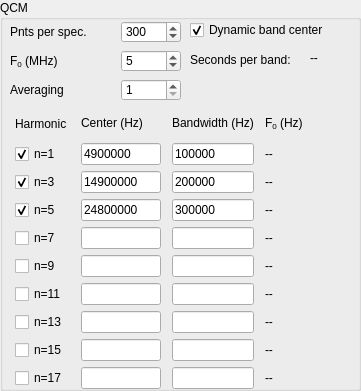
   <widget class="QGroupBox" name="qcm_box">
    <property name="enabled">
     <bool>true</bool>
    </property>
    <property name="geometry">
     <rect>
      <x>570</x>
      <y>10</y>
      <width>361</width>
      <height>391</height>
     </rect>
    </property>
    <property name="styleSheet">
     <string notr="true">QGroupBox#qcm_box{
border: 1px solid gray;
border-radius: 2px;
margin-top: 0.5em;
}

QGroupBox#qcm_box::title{
subcontrol-origin: margin;
left: 10px;
padding: 0 3px 0 3px;
}</string>
    </property>
    <property name="title">
     <string>QCM</string>
    </property>
    <widget class="QWidget" name="gridLayoutWidget_4">
     <property name="geometry">
      <rect>
       <x>10</x>
       <y>110</y>
       <width>343</width>
       <height>279</height>
      </rect>
     </property>
     <layout class="QGridLayout" name="qcm_n_grid">
      <item row="2" column="1">
       <widget class="QLineEdit" name="bc_n3">
        <property name="sizePolicy">
         <sizepolicy hsizetype="MinimumExpanding" vsizetype="Fixed">
          <horstretch>0</horstretch>
          <verstretch>0</verstretch>
         </sizepolicy>
        </property>
        <property name="maximumSize">
         <size>
          <width>80</width>
          <height>16777215</height>
         </size>
        </property>
        <property name="text">
         <string>14900000</string>
        </property>
        <property name="placeholderText">
         <string/>
        </property>
       </widget>
      </item>
      <item row="8" column="1">
       <widget class="QLineEdit" name="bc_n15">
        <property name="sizePolicy">
         <sizepolicy hsizetype="MinimumExpanding" vsizetype="Fixed">
          <horstretch>0</horstretch>
          <verstretch>0</verstretch>
         </sizepolicy>
        </property>
        <property name="maximumSize">
         <size>
          <width>80</width>
          <height>16777215</height>
         </size>
        </property>
       </widget>
      </item>
      <item row="9" column="1">
       <widget class="QLineEdit" name="bc_n17">
        <property name="sizePolicy">
         <sizepolicy hsizetype="MinimumExpanding" vsizetype="Fixed">
          <horstretch>0</horstretch>
          <verstretch>0</verstretch>
         </sizepolicy>
        </property>
        <property name="maximumSize">
         <size>
          <width>80</width>
          <height>16777215</height>
         </size>
        </property>
       </widget>
      </item>
      <item row="6" column="0">
       <widget class="QCheckBox" name="n11_on">
        <property name="sizePolicy">
         <sizepolicy hsizetype="Fixed" vsizetype="Fixed">
          <horstretch>0</horstretch>
          <verstretch>0</verstretch>
         </sizepolicy>
        </property>
        <property name="maximumSize">
         <size>
          <width>55</width>
          <height>16777215</height>
         </size>
        </property>
        <property name="text">
         <string>n=11</string>
        </property>
       </widget>
      </item>
      <item row="7" column="1">
       <widget class="QLineEdit" name="bc_n13">
        <property name="sizePolicy">
         <sizepolicy hsizetype="MinimumExpanding" vsizetype="Fixed">
          <horstretch>0</horstretch>
          <verstretch>0</verstretch>
         </sizepolicy>
        </property>
        <property name="maximumSize">
         <size>
          <width>80</width>
          <height>16777215</height>
         </size>
        </property>
       </widget>
      </item>
      <item row="6" column="1">
       <widget class="QLineEdit" name="bc_n11">
        <property name="sizePolicy">
         <sizepolicy hsizetype="MinimumExpanding" vsizetype="Fixed">
          <horstretch>0</horstretch>
          <verstretch>0</verstretch>
         </sizepolicy>
        </property>
        <property name="maximumSize">
         <size>
          <width>80</width>
          <height>16777215</height>
         </size>
        </property>
       </widget>
      </item>
      <item row="1" column="3">
       <widget class="QLabel" name="realf0_n1">
        <property name="sizePolicy">
         <sizepolicy hsizetype="Fixed" vsizetype="Minimum">
          <horstretch>0</horstretch>
          <verstretch>0</verstretch>
         </sizepolicy>
        </property>
        <property name="minimumSize">
         <size>
          <width>80</width>
          <height>0</height>
         </size>
        </property>
        <property name="text">
         <string>--</string>
        </property>
       </widget>
      </item>
      <item row="7" column="0">
       <widget class="QCheckBox" name="n13_on">
        <property name="sizePolicy">
         <sizepolicy hsizetype="Fixed" vsizetype="Fixed">
          <horstretch>0</horstretch>
          <verstretch>0</verstretch>
         </sizepolicy>
        </property>
        <property name="maximumSize">
         <size>
          <width>55</width>
          <height>16777215</height>
         </size>
        </property>
        <property name="text">
         <string>n=13</string>
        </property>
       </widget>
      </item>
      <item row="9" column="0">
       <widget class="QCheckBox" name="n17_on">
        <property name="sizePolicy">
         <sizepolicy hsizetype="Fixed" vsizetype="Fixed">
          <horstretch>0</horstretch>
          <verstretch>0</verstretch>
         </sizepolicy>
        </property>
        <property name="maximumSize">
         <size>
          <width>55</width>
          <height>16777215</height>
         </size>
        </property>
        <property name="text">
         <string>n=17</string>
        </property>
       </widget>
      </item>
      <item row="8" column="0">
       <widget class="QCheckBox" name="n15_on">
        <property name="sizePolicy">
         <sizepolicy hsizetype="Fixed" vsizetype="Fixed">
          <horstretch>0</horstretch>
          <verstretch>0</verstretch>
         </sizepolicy>
        </property>
        <property name="maximumSize">
         <size>
          <width>55</width>
          <height>16777215</height>
         </size>
        </property>
        <property name="text">
         <string>n=15</string>
        </property>
       </widget>
      </item>
      <item row="0" column="2">
       <widget class="QLabel" name="bandwidth_label">
        <property name="sizePolicy">
         <sizepolicy hsizetype="Maximum" vsizetype="Preferred">
          <horstretch>0</horstretch>
          <verstretch>0</verstretch>
         </sizepolicy>
        </property>
        <property name="text">
         <string>&lt;html&gt;&lt;head/&gt;&lt;body&gt;&lt;p&gt;Bandwidth (Hz)&lt;/p&gt;&lt;/body&gt;&lt;/html&gt;</string>
        </property>
       </widget>
      </item>
      <item row="3" column="1">
       <widget class="QLineEdit" name="bc_n5">
        <property name="sizePolicy">
         <sizepolicy hsizetype="MinimumExpanding" vsizetype="Fixed">
          <horstretch>0</horstretch>
          <verstretch>0</verstretch>
         </sizepolicy>
        </property>
        <property name="maximumSize">
         <size>
          <width>80</width>
          <height>16777215</height>
         </size>
        </property>
        <property name="text">
         <string>24800000</string>
        </property>
        <property name="placeholderText">
         <string/>
        </property>
       </widget>
      </item>
      <item row="3" column="0">
       <widget class="QCheckBox" name="n5_on">
        <property name="sizePolicy">
         <sizepolicy hsizetype="Fixed" vsizetype="Fixed">
          <horstretch>0</horstretch>
          <verstretch>0</verstretch>
         </sizepolicy>
        </property>
        <property name="maximumSize">
         <size>
          <width>55</width>
          <height>16777215</height>
         </size>
        </property>
        <property name="text">
         <string>n=5</string>
        </property>
        <property name="checked">
         <bool>true</bool>
        </property>
       </widget>
      </item>
      <item row="1" column="2">
       <widget class="QLineEdit" name="bw_n1">
        <property name="sizePolicy">
         <sizepolicy hsizetype="Ignored" vsizetype="Fixed">
          <horstretch>0</horstretch>
          <verstretch>0</verstretch>
         </sizepolicy>
        </property>
        <property name="text">
         <string>100000</string>
        </property>
        <property name="placeholderText">
         <string/>
        </property>
       </widget>
      </item>
      <item row="0" column="3">
       <widget class="QLabel" name="measured_f0_label">
        <property name="sizePolicy">
         <sizepolicy hsizetype="Fixed" vsizetype="Preferred">
          <horstretch>0</horstretch>
          <verstretch>0</verstretch>
         </sizepolicy>
        </property>
        <property name="minimumSize">
         <size>
          <width>80</width>
          <height>0</height>
         </size>
        </property>
        <property name="text">
         <string>&lt;html&gt;&lt;head/&gt;&lt;body&gt;&lt;p&gt;F&lt;span style=&quot; vertical-align:sub;&quot;&gt;0&lt;/span&gt; (Hz)&lt;/p&gt;&lt;/body&gt;&lt;/html&gt;</string>
        </property>
       </widget>
      </item>
      <item row="0" column="0">
       <widget class="QLabel" name="harmonics_label">
        <property name="sizePolicy">
         <sizepolicy hsizetype="Fixed" vsizetype="Preferred">
          <horstretch>0</horstretch>
          <verstretch>0</verstretch>
         </sizepolicy>
        </property>
        <property name="maximumSize">
         <size>
          <width>55</width>
          <height>16777215</height>
         </size>
        </property>
        <property name="text">
         <string>Harmonic</string>
        </property>
       </widget>
      </item>
      <item row="3" column="3">
       <widget class="QLabel" name="realf0_n5">
        <property name="sizePolicy">
         <sizepolicy hsizetype="Fixed" vsizetype="Minimum">
          <horstretch>0</horstretch>
          <verstretch>0</verstretch>
         </sizepolicy>
        </property>
        <property name="minimumSize">
         <size>
          <width>80</width>
          <height>0</height>
         </size>
        </property>
        <property name="text">
         <string>--</string>
        </property>
       </widget>
      </item>
      <item row="6" column="3">
       <widget class="QLabel" name="realf0_n11">
        <property name="sizePolicy">
         <sizepolicy hsizetype="Fixed" vsizetype="Preferred">
          <horstretch>0</horstretch>
          <verstretch>0</verstretch>
         </sizepolicy>
        </property>
        <property name="minimumSize">
         <size>
          <width>80</width>
          <height>0</height>
         </size>
        </property>
        <property name="text">
         <string>--</string>
        </property>
       </widget>
      </item>
      <item row="4" column="1">
       <widget class="QLineEdit" name="bc_n7">
        <property name="sizePolicy">
         <sizepolicy hsizetype="MinimumExpanding" vsizetype="Fixed">
          <horstretch>0</horstretch>
          <verstretch>0</verstretch>
         </sizepolicy>
        </property>
        <property name="maximumSize">
         <size>
          <width>80</width>
          <height>16777215</height>
         </size>
        </property>
        <property name="placeholderText">
         <string/>
        </property>
       </widget>
      </item>
      <item row="9" column="3">
       <widget class="QLabel" name="realf0_n17">
        <property name="sizePolicy">
         <sizepolicy hsizetype="Fixed" vsizetype="Preferred">
          <horstretch>0</horstretch>
          <verstretch>0</verstretch>
         </sizepolicy>
        </property>
        <property name="minimumSize">
         <size>
          <width>80</width>
          <height>0</height>
         </size>
        </property>
        <property name="text">
         <string>--</string>
        </property>
       </widget>
      </item>
      <item row="4" column="3">
       <widget class="QLabel" name="realf0_n7">
        <property name="sizePolicy">
         <sizepolicy hsizetype="Fixed" vsizetype="Preferred">
          <horstretch>0</horstretch>
          <verstretch>0</verstretch>
         </sizepolicy>
        </property>
        <property name="minimumSize">
         <size>
          <width>80</width>
          <height>0</height>
         </size>
        </property>
        <property name="text">
         <string>--</string>
        </property>
       </widget>
      </item>
      <item row="8" column="3">
       <widget class="QLabel" name="realf0_n15">
        <property name="sizePolicy">
         <sizepolicy hsizetype="Fixed" vsizetype="Preferred">
          <horstretch>0</horstretch>
          <verstretch>0</verstretch>
         </sizepolicy>
        </property>
        <property name="minimumSize">
         <size>
          <width>80</width>
          <height>0</height>
         </size>
        </property>
        <property name="text">
         <string>--</string>
        </property>
       </widget>
      </item>
      <item row="5" column="0">
       <widget class="QCheckBox" name="n9_on">
        <property name="sizePolicy">
         <sizepolicy hsizetype="Fixed" vsizetype="Fixed">
          <horstretch>0</horstretch>
          <verstretch>0</verstretch>
         </sizepolicy>
        </property>
        <property name="maximumSize">
         <size>
          <width>55</width>
          <height>16777215</height>
         </size>
        </property>
        <property name="text">
         <string>n=9</string>
        </property>
       </widget>
      </item>
      <item row="5" column="3">
       <widget class="QLabel" name="realf0_n9">
        <property name="sizePolicy">
         <sizepolicy hsizetype="Fixed" vsizetype="Preferred">
          <horstretch>0</horstretch>
          <verstretch>0</verstretch>
         </sizepolicy>
        </property>
        <property name="minimumSize">
         <size>
          <width>80</width>
          <height>0</height>
         </size>
        </property>
        <property name="text">
         <string>--</string>
        </property>
       </widget>
      </item>
      <item row="2" column="0">
       <widget class="QCheckBox" name="n3_on">
        <property name="sizePolicy">
         <sizepolicy hsizetype="Fixed" vsizetype="Fixed">
          <horstretch>0</horstretch>
          <verstretch>0</verstretch>
         </sizepolicy>
        </property>
        <property name="maximumSize">
         <size>
          <width>55</width>
          <height>16777215</height>
         </size>
        </property>
        <property name="text">
         <string>n=3</string>
        </property>
        <property name="checked">
         <bool>true</bool>
        </property>
        <property name="tristate">
         <bool>false</bool>
        </property>
       </widget>
      </item>
      <item row="1" column="1">
       <widget class="QLineEdit" name="bc_n1">
        <property name="sizePolicy">
         <sizepolicy hsizetype="MinimumExpanding" vsizetype="Fixed">
          <horstretch>0</horstretch>
          <verstretch>0</verstretch>
         </sizepolicy>
        </property>
        <property name="maximumSize">
         <size>
          <width>80</width>
          <height>16777215</height>
         </size>
        </property>
        <property name="text">
         <string>4900000</string>
        </property>
        <property name="placeholderText">
         <string/>
        </property>
       </widget>
      </item>
      <item row="1" column="0">
       <widget class="QCheckBox" name="n1_on">
        <property name="sizePolicy">
         <sizepolicy hsizetype="Fixed" vsizetype="Fixed">
          <horstretch>0</horstretch>
          <verstretch>0</verstretch>
         </sizepolicy>
        </property>
        <property name="maximumSize">
         <size>
          <width>55</width>
          <height>16777215</height>
         </size>
        </property>
        <property name="text">
         <string>n=1</string>
        </property>
        <property name="checked">
         <bool>true</bool>
        </property>
        <property name="tristate">
         <bool>false</bool>
        </property>
       </widget>
      </item>
      <item row="7" column="3">
       <widget class="QLabel" name="realf0_n13">
        <property name="sizePolicy">
         <sizepolicy hsizetype="Fixed" vsizetype="Preferred">
          <horstretch>0</horstretch>
          <verstretch>0</verstretch>
         </sizepolicy>
        </property>
        <property name="minimumSize">
         <size>
          <width>80</width>
          <height>0</height>
         </size>
        </property>
        <property name="text">
         <string>--</string>
        </property>
       </widget>
      </item>
      <item row="2" column="3">
       <widget class="QLabel" name="realf0_n3">
        <property name="sizePolicy">
         <sizepolicy hsizetype="Fixed" vsizetype="Minimum">
          <horstretch>0</horstretch>
          <verstretch>0</verstretch>
         </sizepolicy>
        </property>
        <property name="minimumSize">
         <size>
          <width>80</width>
          <height>0</height>
         </size>
        </property>
        <property name="text">
         <string>--</string>
        </property>
       </widget>
      </item>
      <item row="5" column="1">
       <widget class="QLineEdit" name="bc_n9">
        <property name="sizePolicy">
         <sizepolicy hsizetype="MinimumExpanding" vsizetype="Fixed">
          <horstretch>0</horstretch>
          <verstretch>0</verstretch>
         </sizepolicy>
        </property>
        <property name="maximumSize">
         <size>
          <width>80</width>
          <height>16777215</height>
         </size>
        </property>
       </widget>
      </item>
      <item row="4" column="0">
       <widget class="QCheckBox" name="n7_on">
        <property name="sizePolicy">
         <sizepolicy hsizetype="Fixed" vsizetype="Fixed">
          <horstretch>0</horstretch>
          <verstretch>0</verstretch>
         </sizepolicy>
        </property>
        <property name="maximumSize">
         <size>
          <width>55</width>
          <height>16777215</height>
         </size>
        </property>
        <property name="text">
         <string>n=7</string>
        </property>
        <property name="checked">
         <bool>false</bool>
        </property>
       </widget>
      </item>
      <item row="3" column="2">
       <widget class="QLineEdit" name="bw_n5">
        <property name="sizePolicy">
         <sizepolicy hsizetype="Ignored" vsizetype="Fixed">
          <horstretch>0</horstretch>
          <verstretch>0</verstretch>
         </sizepolicy>
        </property>
        <property name="text">
         <string>300000</string>
        </property>
        <property name="placeholderText">
         <string/>
        </property>
       </widget>
      </item>
      <item row="4" column="2">
       <widget class="QLineEdit" name="bw_n7">
        <property name="sizePolicy">
         <sizepolicy hsizetype="Ignored" vsizetype="Fixed">
          <horstretch>0</horstretch>
          <verstretch>0</verstretch>
         </sizepolicy>
        </property>
        <property name="placeholderText">
         <string/>
        </property>
       </widget>
      </item>
      <item row="0" column="1">
       <widget class="QLabel" name="harmonics_label_2">
        <property name="sizePolicy">
         <sizepolicy hsizetype="MinimumExpanding" vsizetype="Preferred">
          <horstretch>0</horstretch>
          <verstretch>0</verstretch>
         </sizepolicy>
        </property>
        <property name="maximumSize">
         <size>
          <width>80</width>
          <height>16777215</height>
         </size>
        </property>
        <property name="text">
         <string>&lt;html&gt;&lt;head/&gt;&lt;body&gt;&lt;p&gt;Center (Hz)&lt;/p&gt;&lt;/body&gt;&lt;/html&gt;</string>
        </property>
       </widget>
      </item>
      <item row="2" column="2">
       <widget class="QLineEdit" name="bw_n3">
        <property name="sizePolicy">
         <sizepolicy hsizetype="Ignored" vsizetype="Fixed">
          <horstretch>0</horstretch>
          <verstretch>0</verstretch>
         </sizepolicy>
        </property>
        <property name="text">
         <string>200000</string>
        </property>
        <property name="placeholderText">
         <string/>
        </property>
       </widget>
      </item>
      <item row="5" column="2">
       <widget class="QLineEdit" name="bw_n9">
        <property name="sizePolicy">
         <sizepolicy hsizetype="Ignored" vsizetype="Fixed">
          <horstretch>0</horstretch>
          <verstretch>0</verstretch>
         </sizepolicy>
        </property>
        <property name="placeholderText">
         <string/>
        </property>
       </widget>
      </item>
      <item row="6" column="2">
       <widget class="QLineEdit" name="bw_n11">
        <property name="sizePolicy">
         <sizepolicy hsizetype="Ignored" vsizetype="Fixed">
          <horstretch>0</horstretch>
          <verstretch>0</verstretch>
         </sizepolicy>
        </property>
        <property name="placeholderText">
         <string/>
        </property>
       </widget>
      </item>
      <item row="7" column="2">
       <widget class="QLineEdit" name="bw_n13">
        <property name="sizePolicy">
         <sizepolicy hsizetype="Ignored" vsizetype="Fixed">
          <horstretch>0</horstretch>
          <verstretch>0</verstretch>
         </sizepolicy>
        </property>
        <property name="placeholderText">
         <string/>
        </property>
       </widget>
      </item>
      <item row="8" column="2">
       <widget class="QLineEdit" name="bw_n15">
        <property name="sizePolicy">
         <sizepolicy hsizetype="Ignored" vsizetype="Fixed">
          <horstretch>0</horstretch>
          <verstretch>0</verstretch>
         </sizepolicy>
        </property>
        <property name="placeholderText">
         <string/>
        </property>
       </widget>
      </item>
      <item row="9" column="2">
       <widget class="QLineEdit" name="bw_n17">
        <property name="sizePolicy">
         <sizepolicy hsizetype="Ignored" vsizetype="Fixed">
          <horstretch>0</horstretch>
          <verstretch>0</verstretch>
         </sizepolicy>
        </property>
        <property name="placeholderText">
         <string/>
        </property>
       </widget>
      </item>
     </layout>
    </widget>
    <widget class="QWidget" name="gridLayoutWidget_5">
     <property name="geometry">
      <rect>
       <x>10</x>
       <y>20</y>
       <width>171</width>
       <height>82</height>
      </rect>
     </property>
     <layout class="QGridLayout" name="qcm_settings_grid">
      <item row="1" column="1">
       <widget class="QSpinBox" name="set_f0">
        <property name="maximumSize">
         <size>
          <width>60</width>
          <height>16777215</height>
         </size>
        </property>
        <property name="minimum">
         <number>4</number>
        </property>
        <property name="maximum">
         <number>12</number>
        </property>
        <property name="singleStep">
         <number>1</number>
        </property>
        <property name="value">
         <number>5</number>
        </property>
       </widget>
      </item>
      <item row="2" column="1">
       <widget class="QSpinBox" name="set_qcm_averaging">
        <property name="maximumSize">
         <size>
          <width>60</width>
          <height>16777215</height>
         </size>
        </property>
        <property name="minimum">
         <number>1</number>
        </property>
        <property name="maximum">
         <number>32</number>
        </property>
        <property name="value">
         <number>1</number>
        </property>
       </widget>
      </item>
      <item row="0" column="1">
       <widget class="QSpinBox" name="set_band_points">
        <property name="maximumSize">
         <size>
          <width>60</width>
          <height>16777215</height>
         </size>
        </property>
        <property name="maximum">
         <number>10000</number>
        </property>
        <property name="singleStep">
         <number>100</number>
        </property>
        <property name="value">
         <number>300</number>
        </property>
       </widget>
      </item>
      <item row="0" column="0">
       <widget class="QLabel" name="qcm_points_label">
        <property name="text">
         <string>Pnts per spec.</string>
        </property>
       </widget>
      </item>
      <item row="2" column="0">
       <widget class="QLabel" name="averaging_label">
        <property name="text">
         <string>Averaging</string>
        </property>
       </widget>
      </item>
      <item row="1" column="0">
       <widget class="QLabel" name="qcm_f0_label">
        <property name="text">
         <string>&lt;html&gt;&lt;head/&gt;&lt;body&gt;&lt;p&gt;F&lt;span style=&quot; vertical-align:sub;&quot;&gt;0&lt;/span&gt; (MHz)&lt;/p&gt;&lt;/body&gt;&lt;/html&gt;</string>
        </property>
        <property name="textFormat">
         <enum>Qt::RichText</enum>
        </property>
       </widget>
      </item>
     </layout>
    </widget>
    <widget class="QCheckBox" name="dynamic_bc">
     <property name="geometry">
      <rect>
       <x>190</x>
       <y>20</y>
       <width>151</width>
       <height>20</height>
      </rect>
     </property>
     <property name="text">
      <string>Dynamic band center</string>
     </property>
     <property name="checked">
      <bool>true</bool>
     </property>
    </widget>
    <widget class="QLabel" name="sec_per_band_label">
     <property name="geometry">
      <rect>
       <x>190</x>
       <y>50</y>
       <width>111</width>
       <height>20</height>
      </rect>
     </property>
     <property name="text">
      <string>Seconds per band:</string>
     </property>
    </widget>
    <widget class="QLabel" name="sec_per_band">
     <property name="geometry">
      <rect>
       <x>310</x>
       <y>50</y>
       <width>41</width>
       <height>16</height>
      </rect>
     </property>
     <property name="text">
      <string>--</string>
     </property>
    </widget>
   </widget>
